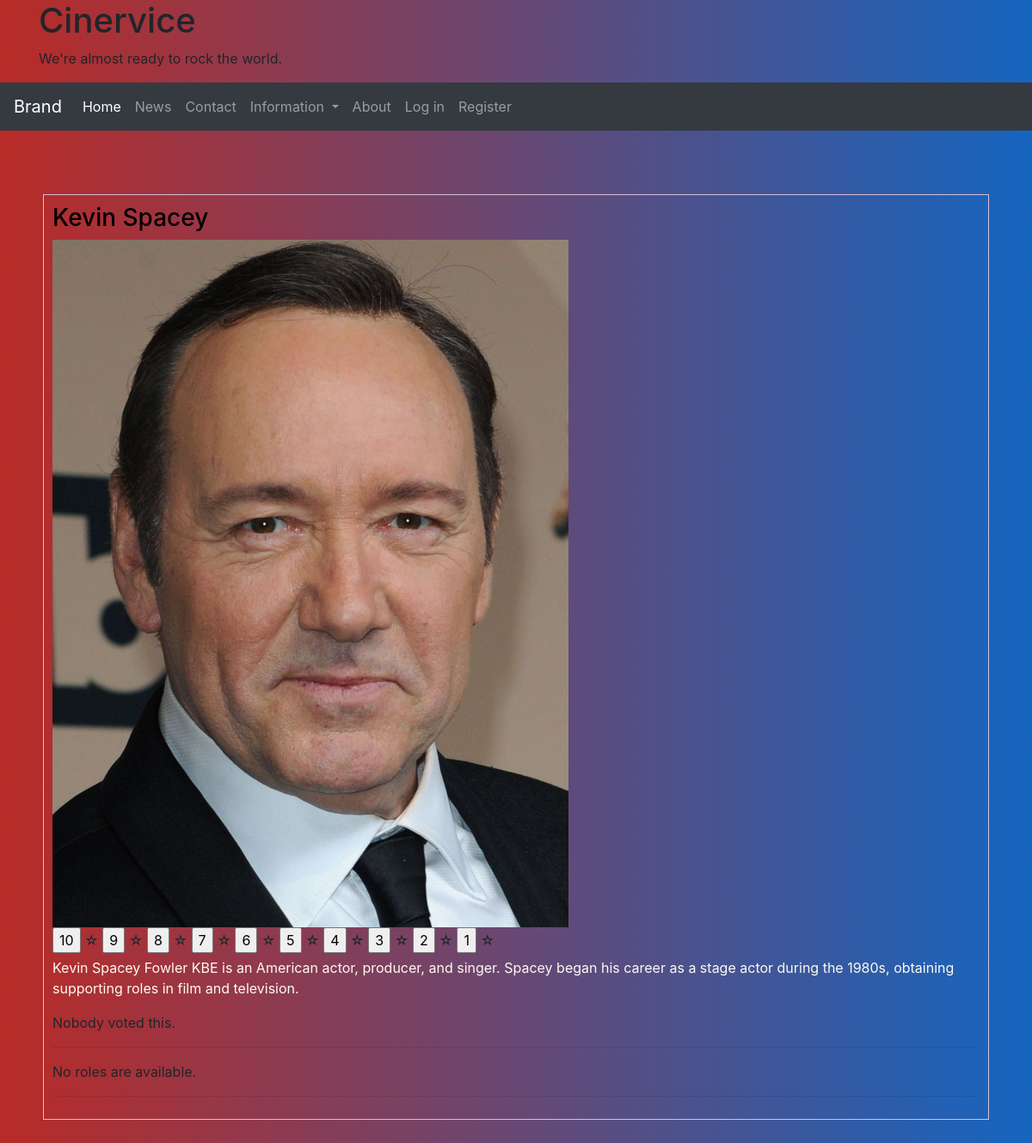
Page /people/3/ on the earlier database version.
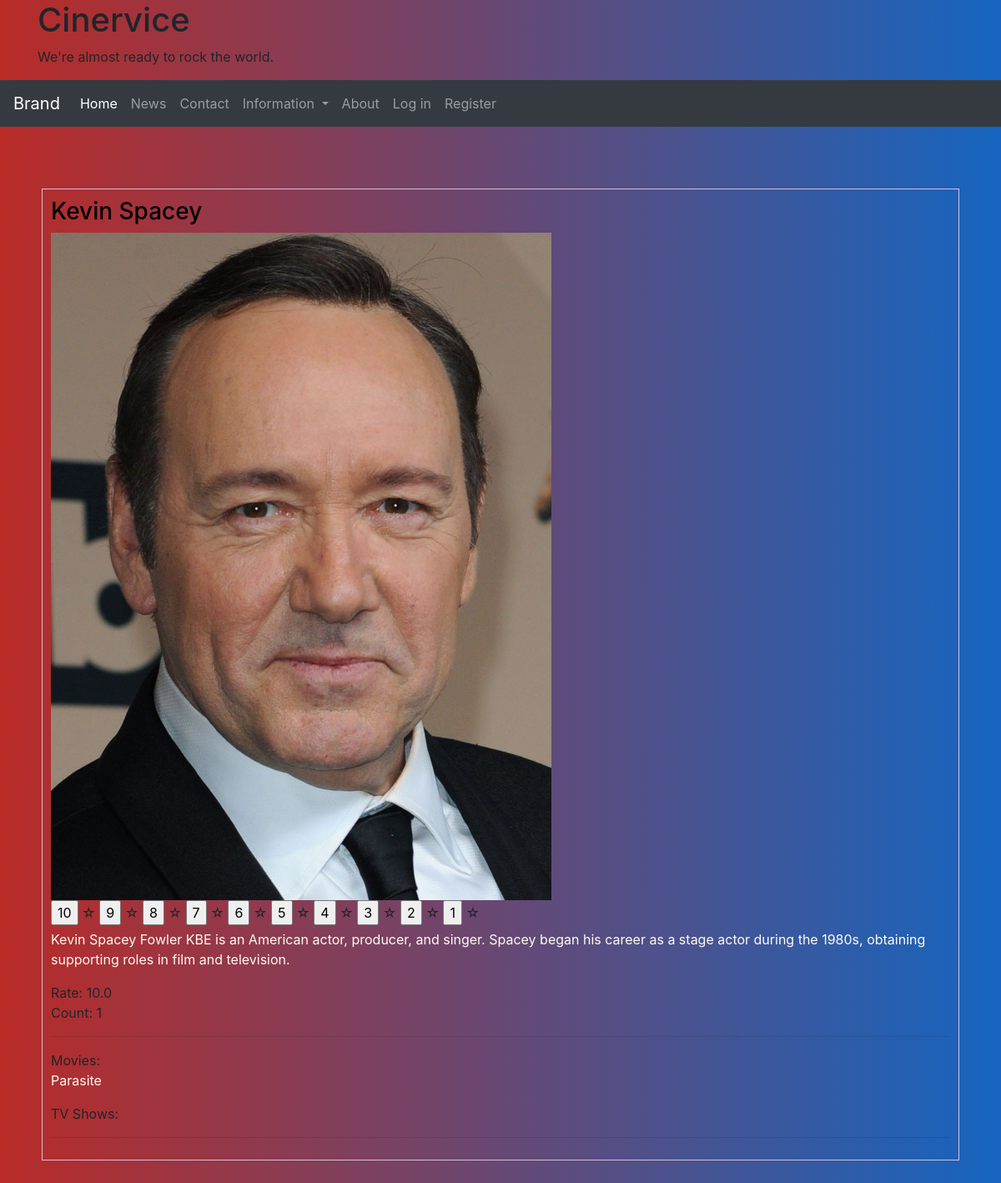
Same page on the later database version.
### main/models.py (models this page shows, shortened)
class People(models.Model):
    image = models.ImageField(upload_to='static/images/people',null=True)
    full_name = models.CharField(max_length=300)
    birth_date = models.DateTimeField()
    birth_place = models.CharField(max_length=300,null=True)
    comment = models.TextField(null=True)

class Role(models.Model):
    TYPE_OF_PRODUCT = [
        ('M', 'Movie'),
        ('S', 'Serial'),
    ]
    TYPE_OF_ROLE = [
        ('A', 'Actor'),
        ('D', 'Director'),
        ('W', 'Writer'),
    ]
    person = models.ForeignKey(People, on_delete = models.CASCADE)
    movie = models.ForeignKey(Movie, on_delete = models.CASCADE, null = True, blank = True)
    serial = models.ForeignKey(Series, on_delete = models.CASCADE, null = True, blank = True)
    type_of_product = models.CharField(max_length=1, null = True, choices=TYPE_OF_PRODUCT)
    type_of_role = models.CharField(max_length=1, null = True, choices=TYPE_OF_ROLE)

class Movie(models.Model):
    image = models.ImageField(upload_to='static/images/movies',null=True)
    title = models.CharField(max_length=200)
    publish_year = models.DateTimeField()
    comment = models.TextField(null=True)
    genre = models.CharField(max_length=100)

### main/views.py (the view)
# urls.py: path('people/<int:people_id>/', views.people_info, name='people_info'),
def people_info(request, people_id):
    try:
        people_info = People.objects.filter(pk=people_id)
        count = People_Vote.objects.filter(people_id=people_id).count()
        rate = People_Vote.objects.filter(
            people_id=people_id).aggregate(Avg('vote')).get('vote__avg')
        if(rate is not None):
            rate = round(rate, 2)
        role_list = Role.objects.all().filter(person_id=people_id)
        context = {
            'info': people_info,
            'role': role_list,
            'count': count,
            'rate': rate,
        }
    except People.DoesNotExist:
        raise Http404("People does not exist")
    return render(request, 'peoples/info.html', context)

### main/templates/peoples/info.html (shortened to what this page needs)
{% extends "base.html" %}
{% load bootstrap4 %}
    {% block content %}
        {% if info %}
            <div style="margin: 50px; border: 1px solid thistle; padding: 10px;">
                {% for people in info %}
                <h3><a style="color: black;text-decoration:none;" href="/people/{{ people.id }}">{{ people.full_name }}</a></h3>
                {% load static %}
                <img src="../../{{ people.image }}" width="600px" />
                <div class="txt-center">
                    <form action="{% url 'main:people_rate' %}" method="POST">
                        <div class="rating">
                            <input id="star10" name="point" type="submit" value="10" class="radio-btn hide" />
                            <label for="star10">☆</label>
                            <input id="star9" name="point" type="submit" value="9" class="radio-btn hide" />
                            <label for="star9">☆</label>
                            <input id="star8" name="point" type="submit" value="8" class="radio-btn hide" />
                            <label for="star8">☆</label>
                            <input id="star7" name="point" type="submit" value="7" class="radio-btn hide" />
                            <label for="star7">☆</label>
                            <input id="star6" name="point" type="submit" value="6" class="radio-btn hide" />
                            <label for="star6">☆</label>
                            <input id="star5" name="point" type="submit" value="5" class="radio-btn hide" />
                            <label for="star5">☆</label>
                            <input id="star4" name="point" type="submit" value="4" class="radio-btn hide" />
                            <label for="star4">☆</label>
                            <input id="star3" name="point" type="submit" value="3" class="radio-btn hide" />
                            <label for="star3">☆</label>
                            <input id="star2" name="point" type="submit" value="2" class="radio-btn hide" />
                            <label for="star2">☆</label>
                            <input id="star1" name="point" type="submit" value="1" class="radio-btn hide" />
                            <label for="star1">☆</label>
                        </div>
                    </form>
                </div>
                <p style="color: floralwhite;">{{ people.comment }}</p>
                {% if rate %}
                    <p>Rate: {{ rate }}<br> Count: {{ count }}</p>
                {% else %}
                    <p>Nobody voted this.</p>
                {% endif %}
                <hr>
                {% if role %}
                        Movies:
                        {% for roles in role %}
                            <p style="color: floralwhite;">{{ roles.movie.title }}</p>
                        {% endfor %}
                        TV Shows:
                    {% else %}
                        <p>No roles are available.</p>
                    {% endif %}
                <hr>
                {% endfor %}
            </div>
        {% else %}
            <p>No movie are available.</p>
        {% endif %}
    {% endblock %}

Differences in the rows shown:
shown differently, row unchanged: People "Kevin Spacey": rate (not shown) → "10.0"; count (not shown) → "1"; text "Nobody voted this. No roles are available." → "Rate: Count: Movies: TV Shows:"
added Role: movie "Parasite"
